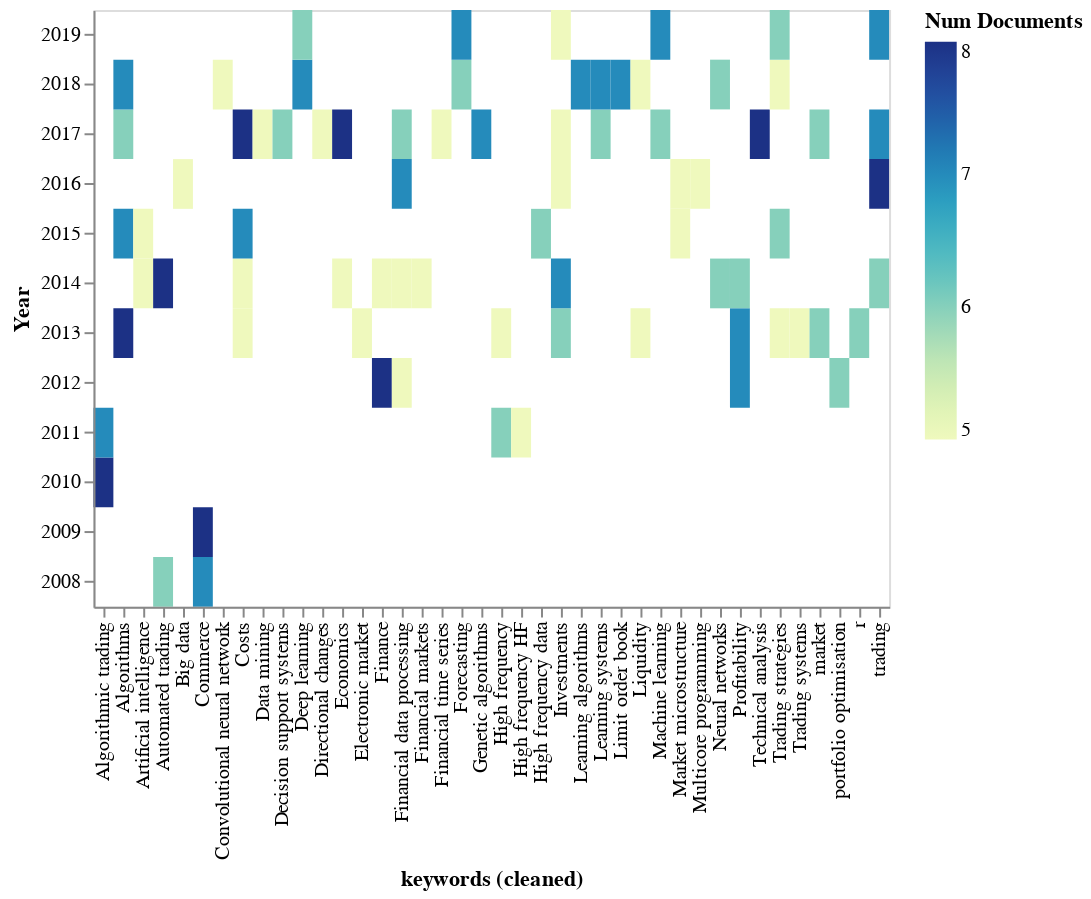

Write notebook code for a chart like this one.
### Code cell
rdf.term_by_term( 
    column_r='keywords (cleaned)', 
    column_c='Year', 
    sep_r=';', 
    sep_c=None, 
    minmax=(5,8)).heatmap(ascendingA=True, ascendingB=False, library='altair')

### Figure 1 — Vega-Lite specification as saved in the notebook (floating-point values rounded to 4 significant figures)
{"$schema": "https://vega.github.io/schema/vega-lite/v3.4.0.json", "config": {"mark": {"tooltip": null}, "view": {"height": 300, "width": 400}}, "data": {"name": "data-8fcd75e720793ae6c2ee716d5d06c54d"}, "datasets": {"data-8fcd75e720793ae6c2ee716d5d06c54d": [{"Num Documents": 8, "Year": 2010, "keywords (cleaned)": "Algorithmic trading"}, {"Num Documents": 7, "Year": 2011, "keywords (cleaned)": "Algorithmic trading"}, {"Num Documents": 8, "Year": 2013, "keywords (cleaned)": "Algorithms"}, {"Num Documents": 7, "Year": 2015, "keywords (cleaned)": "Algorithms"}, {"Num Documents": 6, "Year": 2017, "keywords (cleaned)": "Algorithms"}, {"Num Documents": 7, "Year": 2018, "keywords (cleaned)": "Algorithms"}, {"Num Documents": 5, "Year": 2014, "keywords (cleaned)": "Artificial intelligence"}, {"Num Documents": 5, "Year": 2015, "keywords (cleaned)": "Artificial intelligence"}, {"Num Documents": 6, "Year": 2008, "keywords (cleaned)": "Automated trading"}, {"Num Documents": 8, "Year": 2014, "keywords (cleaned)": "Automated trading"}, {"Num Documents": 5, "Year": 2016, "keywords (cleaned)": "Big data"}, {"Num Documents": 7, "Year": 2008, "keywords (cleaned)": "Commerce"}, {"Num Documents": 8, "Year": 2009, "keywords (cleaned)": "Commerce"}, {"Num Documents": 5, "Year": 2018, "keywords (cleaned)": "Convolutional neural network"}, {"Num Documents": 5, "Year": 2013, "keywords (cleaned)": "Costs"}, {"Num Documents": 5, "Year": 2014, "keywords (cleaned)": "Costs"}, {"Num Documents": 7, "Year": 2015, "keywords (cleaned)": "Costs"}, {"Num Documents": 8, "Year": 2017, "keywords (cleaned)": "Costs"}, {"Num Documents": 5, "Year": 2017, "keywords (cleaned)": "Data mining"}, {"Num Documents": 6, "Year": 2017, "keywords (cleaned)": "Decision support systems"}, {"Num Documents": 7, "Year": 2018, "keywords (cleaned)": "Deep learning"}, {"Num Documents": 6, "Year": 2019, "keywords (cleaned)": "Deep learning"}, {"Num Documents": 5, "Year": 2017, "keywords (cleaned)": "Directional changes"}, {"Num Documents": 5, "Year": 2014, "keywords (cleaned)": "Economics"}, {"Num Documents": 8, "Year": 2017, "keywords (cleaned)": "Economics"}, {"Num Documents": 5, "Year": 2013, "keywords (cleaned)": "Electronic market"}, {"Num Documents": 8, "Year": 2012, "keywords (cleaned)": "Finance"}, {"Num Documents": 5, "Year": 2014, "keywords (cleaned)": "Finance"}, {"Num Documents": 5, "Year": 2012, "keywords (cleaned)": "Financial data processing"}, {"Num Documents": 5, "Year": 2014, "keywords (cleaned)": "Financial data processing"}, {"Num Documents": 7, "Year": 2016, "keywords (cleaned)": "Financial data processing"}, {"Num Documents": 6, "Year": 2017, "keywords (cleaned)": "Financial data processing"}, {"Num Documents": 5, "Year": 2014, "keywords (cleaned)": "Financial markets"}, {"Num Documents": 5, "Year": 2017, "keywords (cleaned)": "Financial time series"}, {"Num Documents": 6, "Year": 2018, "keywords (cleaned)": "Forecasting"}, {"Num Documents": 7, "Year": 2019, "keywords (cleaned)": "Forecasting"}, {"Num Documents": 7, "Year": 2017, "keywords (cleaned)": "Genetic algorithms"}, {"Num Documents": 6, "Year": 2011, "keywords (cleaned)": "High frequency"}, {"Num Documents": 5, "Year": 2013, "keywords (cleaned)": "High frequency"}, {"Num Documents": 5, "Year": 2011, "keywords (cleaned)": "High frequency HF"}, {"Num Documents": 6, "Year": 2015, "keywords (cleaned)": "High frequency data"}, {"Num Documents": 6, "Year": 2013, "keywords (cleaned)": "Investments"}, {"Num Documents": 7, "Year": 2014, "keywords (cleaned)": "Investments"}, {"Num Documents": 5, "Year": 2016, "keywords (cleaned)": "Investments"}, {"Num Documents": 5, "Year": 2017, "keywords (cleaned)": "Investments"}, {"Num Documents": 5, "Year": 2019, "keywords (cleaned)": "Investments"}, {"Num Documents": 7, "Year": 2018, "keywords (cleaned)": "Learning algorithms"}, {"Num Documents": 6, "Year": 2017, "keywords (cleaned)": "Learning systems"}, {"Num Documents": 7, "Year": 2018, "keywords (cleaned)": "Learning systems"}, {"Num Documents": 7, "Year": 2018, "keywords (cleaned)": "Limit order book"}, {"Num Documents": 5, "Year": 2013, "keywords (cleaned)": "Liquidity"}, {"Num Documents": 5, "Year": 2018, "keywords (cleaned)": "Liquidity"}, {"Num Documents": 6, "Year": 2017, "keywords (cleaned)": "Machine learning"}, {"Num Documents": 7, "Year": 2019, "keywords (cleaned)": "Machine learning"}, {"Num Documents": 5, "Year": 2015, "keywords (cleaned)": "Market microstructure"}, {"Num Documents": 5, "Year": 2016, "keywords (cleaned)": "Market microstructure"}, {"Num Documents": 5, "Year": 2016, "keywords (cleaned)": "Multicore programming"}, {"Num Documents": 6, "Year": 2014, "keywords (cleaned)": "Neural networks"}, {"Num Documents": 6, "Year": 2018, "keywords (cleaned)": "Neural networks"}, {"Num Documents": 7, "Year": 2012, "keywords (cleaned)": "Profitability"}, {"Num Documents": 7, "Year": 2013, "keywords (cleaned)": "Profitability"}, {"Num Documents": 6, "Year": 2014, "keywords (cleaned)": "Profitability"}, {"Num Documents": 8, "Year": 2017, "keywords (cleaned)": "Technical analysis"}, {"Num Documents": 5, "Year": 2013, "keywords (cleaned)": "Trading strategies"}, {"Num Documents": 6, "Year": 2015, "keywords (cleaned)": "Trading strategies"}, {"Num Documents": 5, "Year": 2018, "keywords (cleaned)": "Trading strategies"}, {"Num Documents": 6, "Year": 2019, "keywords (cleaned)": "Trading strategies"}, {"Num Documents": 5, "Year": 2013, "keywords (cleaned)": "Trading systems"}, {"Num Documents": 6, "Year": 2013, "keywords (cleaned)": "market"}, {"Num Documents": 6, "Year": 2017, "keywords (cleaned)": "market"}, {"Num Documents": 6, "Year": 2012, "keywords (cleaned)": "portfolio optimisation"}, {"Num Documents": 6, "Year": 2013, "keywords (cleaned)": "r"}, {"Num Documents": 6, "Year": 2014, "keywords (cleaned)": "trading"}, {"Num Documents": 8, "Year": 2016, "keywords (cleaned)": "trading"}, {"Num Documents": 7, "Year": 2017, "keywords (cleaned)": "trading"}, {"Num Documents": 7, "Year": 2019, "keywords (cleaned)": "trading"}]}, "encoding": {"color": {"field": "Num Documents", "type": "quantitative"}, "x": {"field": "keywords (cleaned)", "sort": "ascending", "type": "ordinal"}, "y": {"field": "Year", "sort": "descending", "type": "ordinal"}}, "mark": "rect"}
